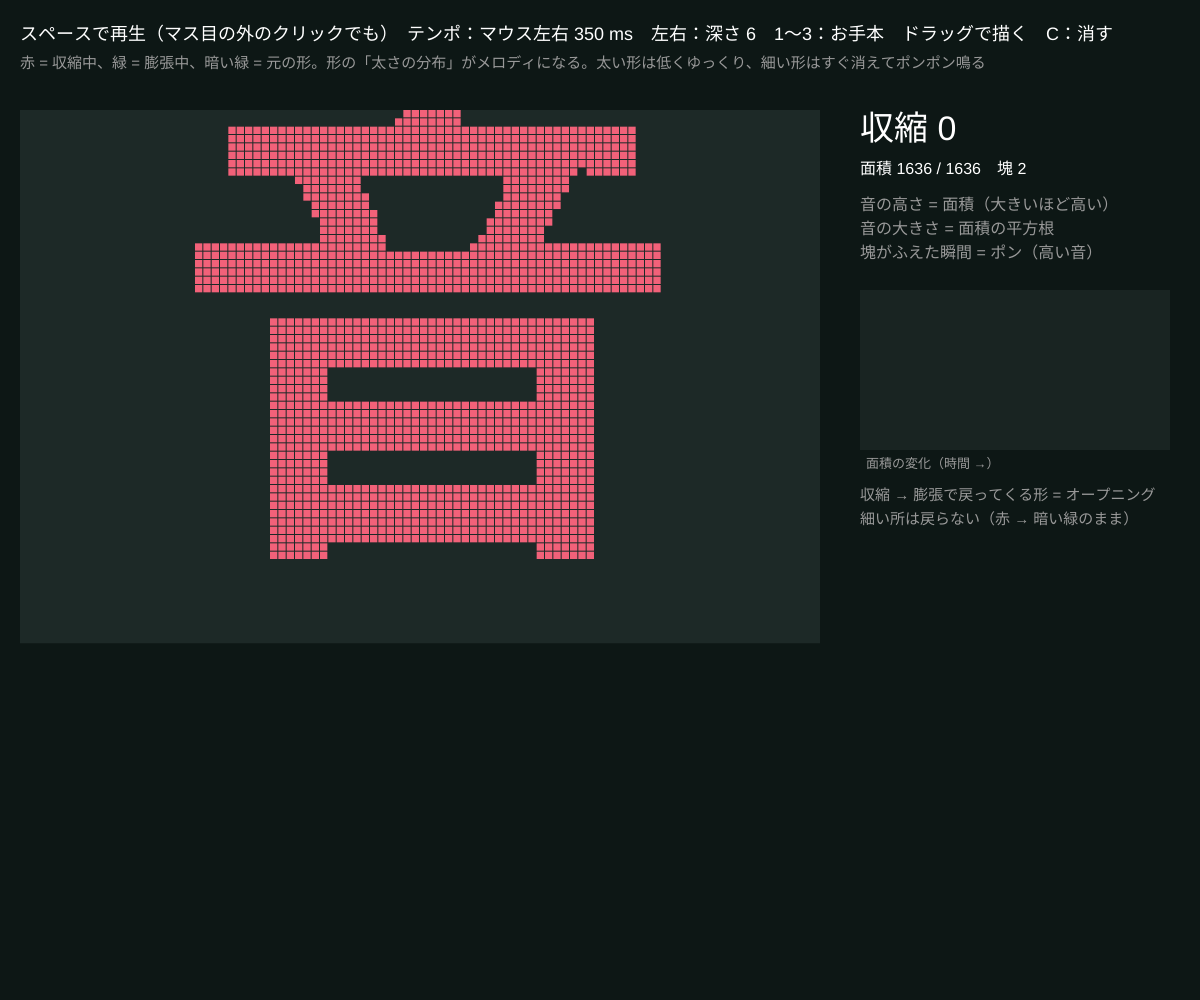
Frame 1 (no input)
Frame 60 (no input): identical to frame 1, image omitted
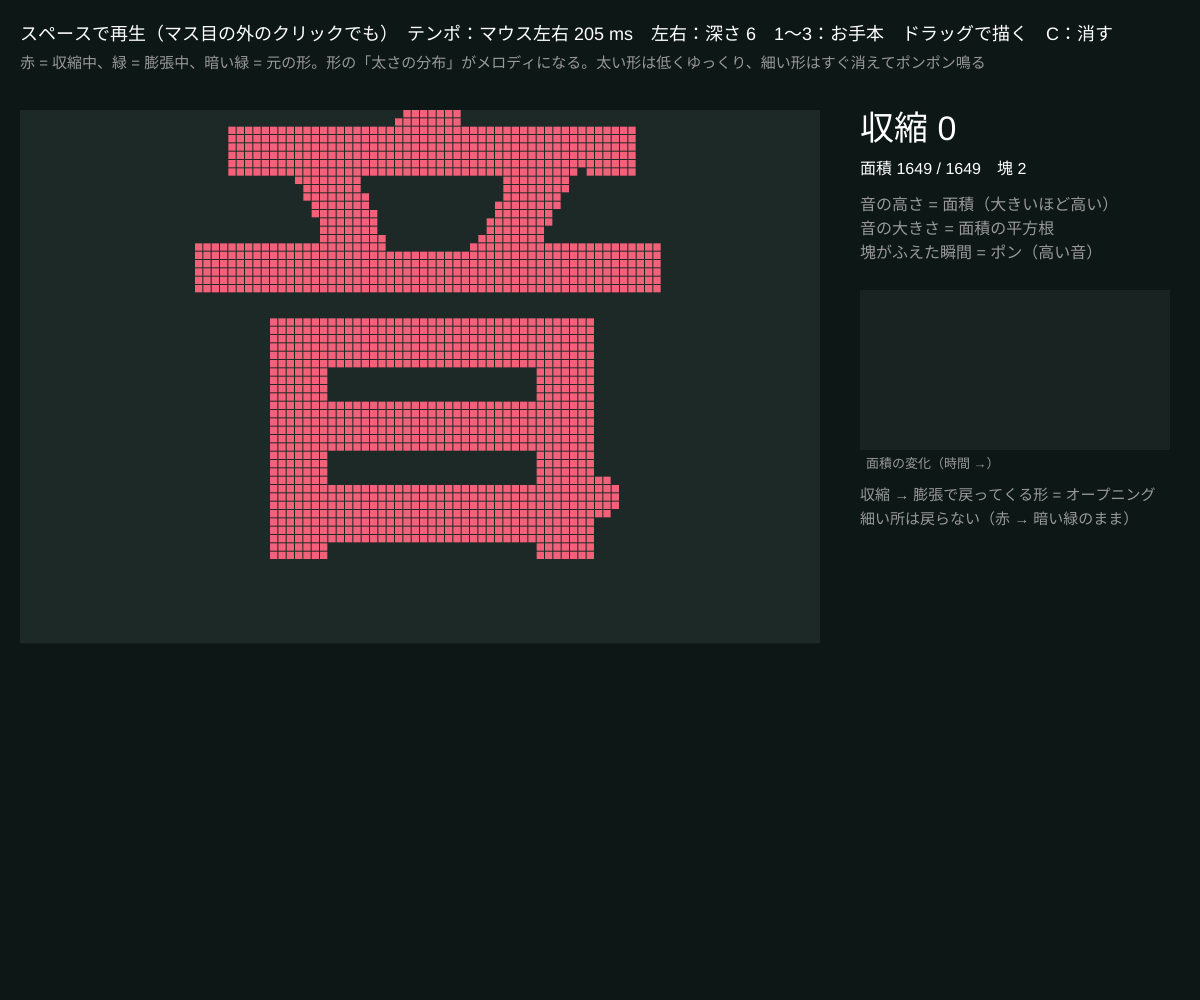
Frame 120 (the mouse pressed at the canvas centre since frame 60)

The p5.js sketch that drew these frames (run headless with seeded random() and noise() and a simulated clock; from frame 60 on, the mouse is pressed at the canvas centre):

// p5.js sketch
// ── sketch.js
// ============================================
// 13 モルフォロジーを聞く
// 描いた形を「収縮 → 収縮 → … → 膨張 → 膨張 → …」と脈打たせ、面積を音の高さと大きさにする
// 形がちぎれて塊の数がふえた瞬間にポンと鳴る。細い所の多い形ほど「にぎやかな曲」になる
// スペース（またはマス目の外をクリック）で再生／停止 / ドラッグで描く / 1〜3 でお手本 / マウス左右 = テンポ / 左右で収縮の深さ / C で消す
// ============================================

let cols = 96, rows = 64, cell, ox = 20, oy = 110;
let img, orig;
let depth = 6;        // ★ 何回収縮してから戻るか
let phase = 0, k = 0; // phase 0 = 収縮中, 1 = 膨張中
let playing = false, lastStep = 0, lastComps = 0;
let history = [];
let se = [], maxArea = 1;
let tone = null;

function setup() {
  createCanvas(windowWidth, windowHeight);
  colorMode(HSB, 360, 100, 100, 100);
  cell = min((width - 400) / cols, (height - 140) / rows);
  se = makeSE('disk', 1); // ★ 1 回あたりの SE
  preset(1);
}

function preset(n) {
  if (n === 1) orig = textToGrid('音', 60);
  else {
    orig = new Uint8Array(cols * rows);
    for (let y = 0; y < rows; y++) for (let x = 0; x < cols; x++) {
      if (n === 2) { if (dist(x, y, 28, 32) < 15 || dist(x, y, 62, 32) < 15 || (x > 28 && x < 62 && abs(y - 32) < 3)) orig[x + y * cols] = 1; }
      else { let d = dist(x, y, 48, 32); if (d < 24 && d > 14 || abs(x - 48) < 2 && y > 8 && y < 56) orig[x + y * cols] = 1; }
    }
  }
  restart();
}
function restart() {
  img = Uint8Array.from(orig);
  maxArea = max(1, areaOf(orig));
  phase = 0; k = 0; history = [];
  lastComps = countComponents(img);
}

function areaOf(a) { let s = 0; for (let i = 0; i < a.length; i++) s += a[i]; return s; }

// ★ 1 ステップ：収縮を depth 回、そのあと膨張を depth 回、くり返す
function stepMorph() {
  if (phase === 0) { img = erodeImg(img, se); k++; if (k >= depth || areaOf(img) === 0) phase = 1; }
  else { img = dilateImg(img, se); k--; if (k <= 0) { phase = 0; img = Uint8Array.from(orig); } }
  let area = areaOf(img), comps = countComponents(img);
  history.push(area);
  if (history.length > 120) history.shift();
  // ★ 音：面積 → 高さ（3 オクターブ）と大きさ。塊がふえたらポン
  let f = 110 * pow(2, (area / maxArea) * 3);
  setTone(f, 0.02 + 0.25 * sqrt(area / maxArea));
  if (comps > lastComps) blip(880 + comps * 60);
  lastComps = comps;
}

function draw() {
  background(170, 45, 9);
  let tempo = map(mouseX, 0, width, 350, 60, true); // ★ テンポ（ms）
  if (playing && millis() - lastStep > tempo) { lastStep = millis(); stepMorph(); }
  noStroke();
  fill(170, 30, 16);
  rect(ox, oy, cols * cell, rows * cell);
  let area = 0;
  for (let i = 0; i < img.length; i++) {
    let x = ox + (i % cols) * cell, y = oy + floor(i / cols) * cell;
    if (orig[i] && !img[i]) { fill(150, 40, 30); rect(x, y, cell - 1, cell - 1); }
    if (img[i]) { area++; fill(phase === 0 ? 350 : 150, 60, 95); rect(x, y, cell - 1, cell - 1); }
  }
  let px = ox + cols * cell + 40, ty = oy + 10, pw = width - px - 30;
  fill(0, 0, 100); textSize(34);
  text(phase === 0 ? '収縮 ' + k : '膨張 ' + (depth - k), px, ty + 20);
  textSize(16);
  text('面積 ' + area + ' / ' + maxArea + '　塊 ' + lastComps, px, ty + 54);
  fill(0, 0, 60);
  text('音の高さ = 面積（大きいほど高い）', px, ty + 90);
  text('音の大きさ = 面積の平方根', px, ty + 114);
  text('塊がふえた瞬間 = ポン（高い音）', px, ty + 138);
  // 面積の履歴
  let gy = ty + 170, gh = 160;
  fill(170, 30, 14); rect(px, gy, pw, gh);
  stroke(45, 90, 100); strokeWeight(2); noFill();
  beginShape();
  for (let i = 0; i < history.length; i++) vertex(px + (i / 119) * pw, gy + gh - (history[i] / maxArea) * (gh - 8) - 4);
  endShape();
  noStroke(); fill(0, 0, 60); textSize(13);
  text('面積の変化（時間 →）', px + 6, gy + gh + 18);
  fill(0, 0, 60); textSize(15);
  text('収縮 → 膨張で戻ってくる形 = オープニング', px, gy + gh + 50);
  text('細い所は戻らない（赤 → 暗い緑のまま）', px, gy + gh + 74);

  fill(0, 0, 100);
  textSize(18);
  text((playing ? '再生中（スペースで停止）' : 'スペースで再生（マス目の外のクリックでも）') + '　テンポ：マウス左右 ' + round(tempo) + ' ms　左右：深さ ' + depth + '　1〜3：お手本　ドラッグで描く　C：消す', 20, 40);
  fill(0, 0, 60);
  textSize(15);
  text('赤 = 収縮中、緑 = 膨張中、暗い緑 = 元の形。形の「太さの分布」がメロディになる。太い形は低くゆっくり、細い形はすぐ消えてポンポン鳴る', 20, 68);
}

// 塊（8 近傍）の数
function countComponents(a) {
  let seen = new Uint8Array(a.length), n = 0;
  for (let s = 0; s < a.length; s++) {
    if (!a[s] || seen[s]) continue;
    n++;
    let stack = [s]; seen[s] = 1;
    while (stack.length) {
      let i = stack.pop(), x = i % cols, y = floor(i / cols);
      for (let dy = -1; dy <= 1; dy++) for (let dx = -1; dx <= 1; dx++) {
        let nx = x + dx, ny = y + dy;
        if (nx < 0 || ny < 0 || nx >= cols || ny >= rows) continue;
        let j = nx + ny * cols;
        if (a[j] && !seen[j]) { seen[j] = 1; stack.push(j); }
      }
    }
  }
  return n;
}

function paint() {
  let gx = floor((mouseX - ox) / cell), gy = floor((mouseY - oy) / cell);
  if (gx < 0 || gy < 0 || gx >= cols || gy >= rows) return false;
  for (let dy = -2; dy <= 2; dy++) for (let dx = -2; dx <= 2; dx++) {
    let x = gx + dx, y = gy + dy;
    if (x >= 0 && y >= 0 && x < cols && y < rows && dx * dx + dy * dy <= 5) { orig[x + y * cols] = 1; img[x + y * cols] = 1; }
  }
  maxArea = max(1, areaOf(orig));
  return true;
}
function togglePlay() {
  startAudio();
  playing = !playing;
  if (!playing) setTone(0, 0);
}
function mousePressed() {
  startAudio();
  if (!paint()) togglePlay(); // マス目の外をクリック = 再生／停止
}
function mouseDragged() { paint(); }
function keyPressed() {
  if (key === ' ') togglePlay();
  if (key >= '1' && key <= '3') preset(int(key));
  if (key === LEFT_ARROW) depth = max(1, depth - 1);
  if (key === RIGHT_ARROW) depth = min(20, depth + 1);
  if (key === 'c' || key === 'C') { orig.fill(0); restart(); }
}

// ---------- やってみよう ----------
// 1. 「音」「太い丸」「細い線」で聞き比べる。ポンがたくさん鳴るのはどれ？
// 2. 深さを 20 にして、面積のグラフが 0 まで落ちる形と落ちない形を作る
// 3. 塊の数 lastComps を和音の数にする（塊ごとに 1 つの音を鳴らす）

// ==================================================
// ここから下は「音を鳴らすための道具」と「モルフォロジーの道具」
// （中身は読まなくても OK。消さないでね）
// ==================================================
let audioCtx, masterOut;
function startAudio() {
  if (!audioCtx) {
    audioCtx = new AudioContext();
    masterOut = audioCtx.createDynamicsCompressor(); masterOut.connect(audioCtx.destination);
    let o = audioCtx.createOscillator(), g = audioCtx.createGain();
    o.type = 'triangle'; o.frequency.value = 220; g.gain.value = 0;
    o.connect(g); g.connect(masterOut); o.start();
    tone = { o, g };
  }
  audioCtx.resume();
}
// 鳴らしっぱなしの音の高さと大きさをなめらかに変える
function setTone(f, vol) {
  if (!tone) return;
  let t = audioCtx.currentTime;
  if (f > 0) tone.o.frequency.setTargetAtTime(f, t, 0.03);
  tone.g.gain.setTargetAtTime(vol, t, 0.04);
}
// 短い音
function blip(f) {
  if (!audioCtx) return;
  let o = audioCtx.createOscillator(), g = audioCtx.createGain(), t = audioCtx.currentTime;
  o.type = 'sine'; o.frequency.value = f;
  g.gain.setValueAtTime(0.25, t); g.gain.exponentialRampToValueAtTime(0.0001, t + 0.25);
  o.connect(g); g.connect(masterOut); o.start(t); o.stop(t + 0.3);
}

function makeSE(kind, r) {
  let out = [];
  for (let dy = -r; dy <= r; dy++) for (let dx = -r; dx <= r; dx++) {
    if (kind === 'box') out.push([dx, dy]);
    else if (kind === 'cross') { if (dx === 0 || dy === 0) out.push([dx, dy]); }
    else if (dx * dx + dy * dy <= r * r + r * 0.5) out.push([dx, dy]);
  }
  return out;
}
function morph(a, se, isDilate) {
  let out = new Uint8Array(a.length);
  for (let y = 0; y < rows; y++) for (let x = 0; x < cols; x++) {
    let v = isDilate ? 0 : 1;
    for (let k = 0; k < se.length; k++) {
      let nx = x + se[k][0], ny = y + se[k][1];
      if (nx < 0) nx = 0; else if (nx >= cols) nx = cols - 1;
      if (ny < 0) ny = 0; else if (ny >= rows) ny = rows - 1;
      let s = a[nx + ny * cols];
      if (isDilate ? s : !s) { v = isDilate ? 1 : 0; break; }
    }
    out[x + y * cols] = v;
  }
  return out;
}
function dilateImg(a, se) { return morph(a, se, true); }
function erodeImg(a, se) { return morph(a, se, false); }
function textToGrid(str, px) {
  let pg = createGraphics(cols, rows);
  pg.pixelDensity(1);
  pg.background(0); pg.fill(255); pg.noStroke();
  pg.textAlign(CENTER, CENTER); pg.textStyle(BOLD); pg.textSize(px);
  pg.text(str, cols / 2, rows / 2);
  pg.loadPixels();
  let out = new Uint8Array(cols * rows);
  for (let i = 0; i < cols * rows; i++) out[i] = pg.pixels[i * 4] > 127 ? 1 : 0;
  pg.remove();
  return out;
}
